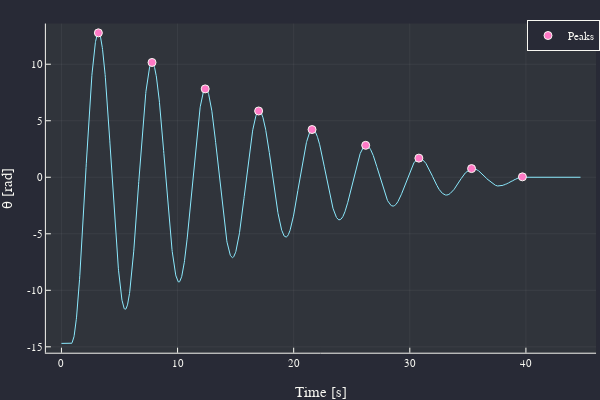

The notebook cell this image was saved under:
### Markdown cell above
### Gögn 2, Mæling á θ yfir tíma með málmskífu
Með hápunktum og y-ás hliðraður

### Code cell
data2 = CSV.read("data2.csv", DataFrame)

data2[!,2] = data2[!,2] .- data2[end,2]

plot(data2[!,1], data2[!,2], 
	xlabel = "Time [s]",
	ylabel = "θ [rad]",
	labels = :none)

peaks = findmaxima(data2[!,2])
peaks = peaks[1][peaks[2] .> -10]

scatter!(data2[peaks,1],data2[peaks,2],
		labels = "Peaks")

### Figure 1 — Plotly figure (JSON) as saved in the notebook; plotly's stock layout.template omitted (floating-point values rounded to 4 significant figures; data arrays with more than 128 entries replaced by an {"elided": "..."} marker saying what was removed)
{"data": [{"colorbar": {"title": ""}, "legendgroup": "", "line": {"color": "rgba(139, 233, 253, 1.000)", "dash": "solid", "shape": "linear", "width": 1}, "mode": "lines", "name": "", "showlegend": false, "type": "scatter", "x": {"elided": "2236 float values"}, "xaxis": "x", "y": {"elided": "2236 float values"}, "yaxis": "y", "zmax": null, "zmin": null}, {"colorbar": {"title": ""}, "legendgroup": "Peaks", "marker": {"color": "rgba(255, 121, 198, 1.000)", "line": {"color": "rgba(248, 248, 242, 1.000)", "width": 1}, "size": 8, "symbol": "circle"}, "mode": "markers", "name": "Peaks", "showlegend": true, "type": "scatter", "x": [3.18, 7.8, 12.38, 16.98, 21.58, 26.2, 30.78, 35.32, 39.7], "xaxis": "x", "y": [12.78, 10.16, 7.819, 5.864, 4.223, 2.827, 1.693, 0.768, 0.035], "yaxis": "y", "zmax": null, "zmin": null}], "layout": {"annotations": [], "height": 400, "legend": {"bgcolor": "rgba(40, 42, 54, 1.000)", "bordercolor": "rgba(248, 248, 242, 1.000)", "borderwidth": 1, "font": {"color": "rgba(248, 248, 242, 1.000)", "family": "sans-serif", "size": 11}, "title": {"font": {"color": "rgba(248, 248, 242, 1.000)", "family": "sans-serif", "size": 15}, "text": ""}, "tracegroupgap": 0, "traceorder": "normal", "x": 1, "xanchor": "auto", "y": 1, "yanchor": "auto"}, "margin": {"b": 20, "l": 0, "r": 0, "t": 20}, "paper_bgcolor": "rgba(40, 42, 54, 1.000)", "plot_bgcolor": "rgba(48, 52, 59, 1.000)", "showlegend": true, "width": 600, "xaxis": {"anchor": "y", "domain": [0.07647, 0.9934], "gridcolor": "rgba(248, 248, 242, 0.100)", "gridwidth": 0.5, "linecolor": "rgba(248, 248, 242, 1.000)", "mirror": false, "range": [-1.341, 46.04], "showgrid": true, "showline": true, "showticklabels": true, "tickangle": 0, "tickcolor": "rgb(248, 248, 242)", "tickfont": {"color": "rgba(248, 248, 242, 1.000)", "family": "sans-serif", "size": 11}, "tickmode": "array", "ticks": "inside", "ticktext": ["0", "10", "20", "30", "40"], "tickvals": [0, 10, 20, 30, 40], "title": "Time [s]", "titlefont": {"color": "rgba(248, 248, 242, 1.000)", "family": "sans-serif", "size": 15}, "type": "-", "visible": true, "zeroline": false, "zerolinecolor": "rgba(248, 248, 242, 1.000)"}, "yaxis": {"anchor": "x", "domain": [0.07581, 0.9902], "gridcolor": "rgba(248, 248, 242, 0.100)", "gridwidth": 0.5, "linecolor": "rgba(248, 248, 242, 1.000)", "mirror": false, "range": [-15.52, 13.6], "showgrid": true, "showline": true, "showticklabels": true, "tickangle": 0, "tickcolor": "rgb(248, 248, 242)", "tickfont": {"color": "rgba(248, 248, 242, 1.000)", "family": "sans-serif", "size": 11}, "tickmode": "array", "ticks": "inside", "ticktext": ["-15", "-10", "-5", "0", "5", "10"], "tickvals": [-15, -10, -5, 0, 5, 10], "title": "θ [rad]", "titlefont": {"color": "rgba(248, 248, 242, 1.000)", "family": "sans-serif", "size": 15}, "type": "-", "visible": true, "zeroline": false, "zerolinecolor": "rgba(248, 248, 242, 1.000)"}}}
